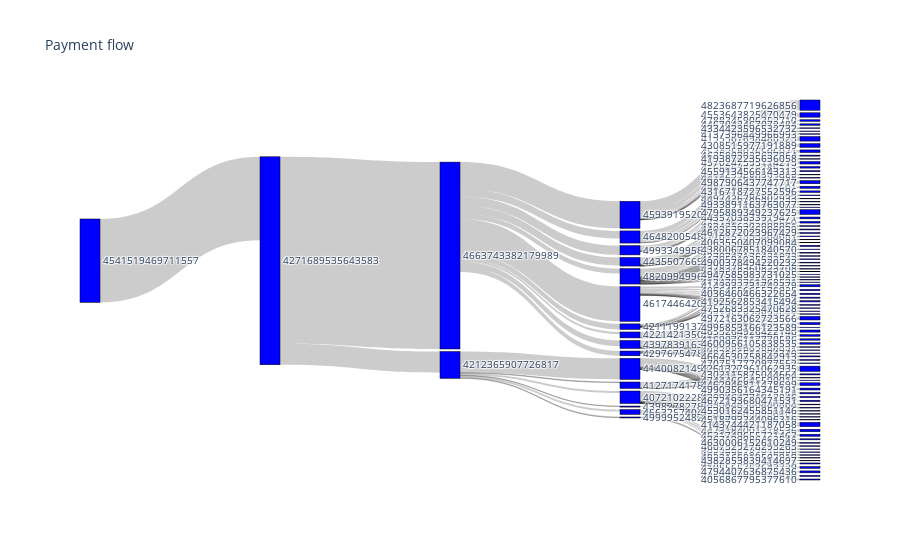

Notebook cell for this chart:
### Code cell
# Plot

fig = go.Figure(data=[go.Sankey(
    node = dict(
      pad = 15,
      thickness = 20,
      line = dict(color = "black", width = 0.5),
      label = list(categories.keys()),
      color = "blue"
    ),
    link = dict(
      source = df_c['source'].dropna(axis=0, how='any'),
      target = df_c['target'].dropna(axis=0, how='any'),
      value = df_c['value'].dropna(axis=0, how='any')
  ))])

fig.update_layout(title_text="Payment flow", font_size=10)
fig.show()
